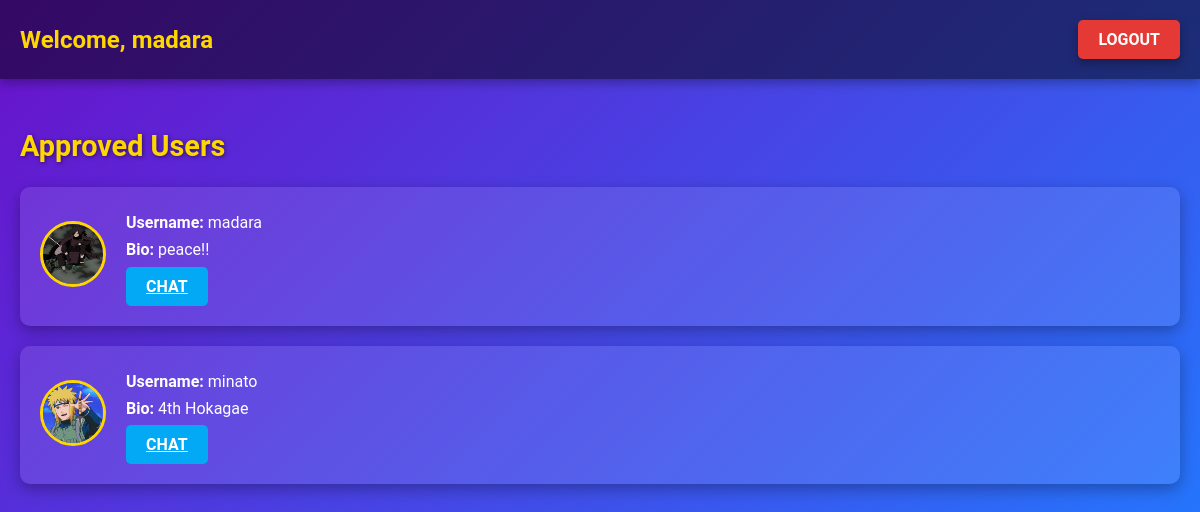
The app's page /user_art/ (signed in) with its own data.
### artist_app/models.py (models this page shows, shortened)
class UserProfile(models.Model):
    user = models.OneToOneField(User, on_delete=models.CASCADE, related_name='profile')
    bio = models.TextField(max_length=500, blank=True)
    profile_pic = models.ImageField(upload_to='profile_pics/', blank=True, null=True)
    security_answer = models.CharField(max_length=255, blank=True, null=True)
    is_approved = models.BooleanField(default=False)

### artist_app/views.py (the view)
# urls.py: path('user_art/', views.user_art, name='user_art'),
@login_required
def user_art(request):
    if request.user.is_superuser:
        return redirect('superuser_art')
    """
    View for the user page.
    Displays all approved users except the superuser.
    """
    approved_users = UserProfile.objects.filter(is_approved=True).exclude(user__is_superuser=True)
    context = {
        'approved_users': approved_users,
    }
    return render(request, 'user_artist.html', context)

### templates/user_artist.html (shortened to what this page needs)
{% load static %}
<!DOCTYPE html>
<html lang="en">
<head>
    <link rel="stylesheet" href="{% static 'css/user_artist.css' %}">
</head>
<body>
    <header class="header">
        <h1>Welcome, {{ request.user.username }}</h1><nav class="nav">
            <a href="{% url 'logout_art' %}" class="btn logout">Logout</a>
        </nav>
    </header>
    <section class="content">
        <h2>Approved Users</h2>
        <ul class="user-list">
            {% for user in approved_users %}
            <li class="user-card">
                <div class="user-info">
                    <div class="user-image">
                        {% if user.profile_pic %}
                        <img src="{{ user.profile_pic.url }}" alt="{{ user.user.username }}">
                        {% else %}
                        <span class="no-pic">No Picture</span>
                        {% endif %}
                    </div>
                    <div class="user-details">
                        <p><strong>Username:</strong> {{ user.user.username }}</p>
                        <p><strong>Bio:</strong> {{ user.bio }}</p>
                        <a href="{% url 'chat' username=user.user.username %}"class='btn chat'>CHAT</a>
                    </div>
                </div>
            </li>
            {% endfor %}
        </ul>
    </section>
</body>
</html>

### static/css/user_artist.css (style rules this page uses)
body { font-family: 'Roboto', sans-serif; margin: 0; padding: 0; background: linear-gradient(135deg, #6a11cb, #2575fc); color: #ffffff; box-sizing: border-box; }
.header { background: rgba(0, 0, 0, 0.5); padding: 20px; text-align: center; box-shadow: 0 4px 10px rgba(0, 0, 0, 0.3); }
.header h1 { font-size: 2rem; margin: 0; color: #fdfdfd; }
.content { padding: 20px; max-width: 1200px; margin: 0 auto; }
h2 { margin-top: 30px; font-size: 1.8rem; color: #ffd700; text-shadow: 1px 1px 4px rgba(0, 0, 0, 0.5); }
.user-list { list-style: none; padding: 0; }
.user-card { background: rgba(255, 255, 255, 0.1); border-radius: 10px; margin-bottom: 20px; padding: 20px; display: flex; align-items: center; justify-content: space-between; box-shadow: 0 5px 15px rgba(0, 0, 0, 0.3); transition: transform 0.3s ease, box-shadow 0.3s ease; }
.user-info { display: flex; align-items: center; }
.user-image img { width: 60px; height: 60px; border-radius: 50%; border: 3px solid #ffd700; margin-right: 20px; }
.user-details p { margin: 5px 0; font-size: 1rem; line-height: 1.4; }
.btn { display: inline-block; padding: 10px 20px; font-size: 1rem; font-weight: bold; text-transform: uppercase; border-radius: 5px; border: none; cursor: pointer; text-align: center; transition: background 0.3s ease, transform 0.2s ease; }
.chat { background: #03a9f4; color: #fff; }
.header { display: flex; justify-content: space-between; align-items: center; background: rgba(0, 0, 0, 0.5); padding: 20px; color: #fff; box-shadow: 0 4px 10px rgba(0, 0, 0, 0.3); }
.header h1 { font-size: 1.5rem; margin: 0; color: #ffd700; }
.nav { display: flex; align-items: center; }
.nav .btn.logout { text-decoration: none; padding: 10px 20px; font-size: 1rem; font-weight: bold; color: #fff; background: #e53935; border-radius: 5px; transition: background 0.3s ease, transform 0.2s ease; box-shadow: 0 4px 10px rgba(0, 0, 0, 0.3); }

### records on screen
UserProfile: profile_pic (picture), user.username "madara", bio "peace!!"
UserProfile: profile_pic (picture), user.username "minato", bio "4th Hokagae"

### other values on screen
{{ request.user.username }} "madara"
